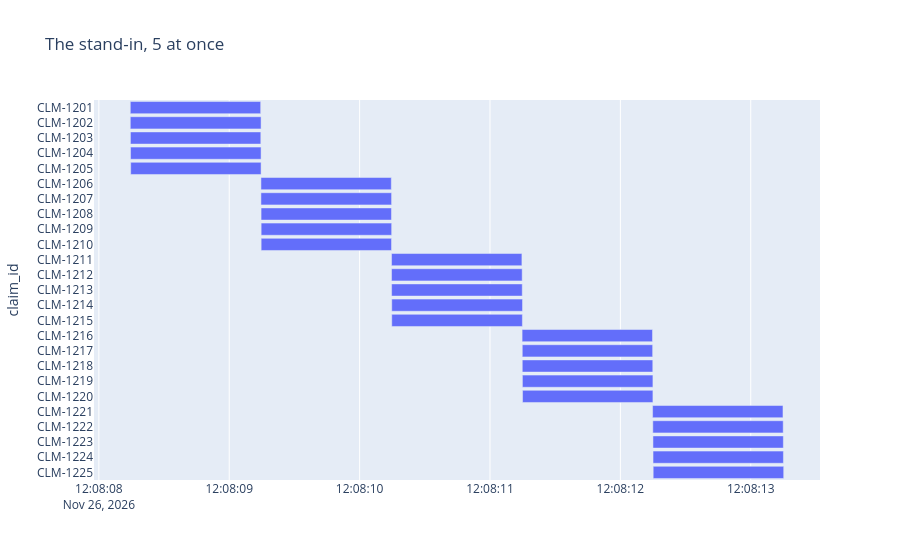

The cell this chart's notebook holds for it:
### Markdown cell above
There are never more than N claims running at once. Here's the run with 5 at once. Each bar is a claim, from when it started to when it finished.

### Code cell
def show_timeline(results, title):
    """Draw each claim as a bar from when it started to when it finished."""
    fig = px.timeline(pd.DataFrame(results), x_start="started", x_end="finished", y="claim_id", title=title)
    fig.update_yaxes(autorange="reversed")
    fig.show()


result = dispatcher.invoke({}, {"max_concurrency": 5})
show_timeline(result["results"], "The stand-in, 5 at once")

### Figure 1 — Plotly figure (JSON) as saved in the notebook; plotly's stock layout.template omitted (floating-point values rounded to 4 significant figures)
{"data": [{"base": ["2026-11-26T12:08:08.241225", "2026-11-26T12:08:08.241225", "2026-11-26T12:08:08.242233", "2026-11-26T12:08:08.243233", "2026-11-26T12:08:08.244303", "2026-11-26T12:08:09.243224", "2026-11-26T12:08:09.243224", "2026-11-26T12:08:09.244296", "2026-11-26T12:08:09.244867", "2026-11-26T12:08:09.244867", "2026-11-26T12:08:10.244896", "2026-11-26T12:08:10.244896", "2026-11-26T12:08:10.245488", "2026-11-26T12:08:10.246527", "2026-11-26T12:08:10.246527", "2026-11-26T12:08:11.246345", "2026-11-26T12:08:11.247627", "2026-11-26T12:08:11.247627", "2026-11-26T12:08:11.248721", "2026-11-26T12:08:11.249722", "2026-11-26T12:08:12.247238", "2026-11-26T12:08:12.248956", "2026-11-26T12:08:12.250058", "2026-11-26T12:08:12.250653", "2026-11-26T12:08:12.251745"], "hovertemplate": "started=%{base}<br>finished=%{x}<br>claim_id=%{y}<extra></extra>", "legendgroup": "", "marker": {"color": "#636efa", "pattern": {"shape": ""}}, "name": "", "orientation": "h", "showlegend": false, "textposition": "auto", "type": "bar", "x": [1000, 1003, 1000, 1001, 1000, 1000, 1002, 1000, 1001, 1000, 1000, 1002, 1002, 1003, 1002, 1000, 1000, 1001, 1001, 1000, 1000, 1000, 1000, 1000, 1001], "xaxis": "x", "y": ["CLM-1201", "CLM-1202", "CLM-1203", "CLM-1204", "CLM-1205", "CLM-1206", "CLM-1207", "CLM-1208", "CLM-1209", "CLM-1210", "CLM-1211", "CLM-1212", "CLM-1213", "CLM-1214", "CLM-1215", "CLM-1216", "CLM-1217", "CLM-1218", "CLM-1219", "CLM-1220", "CLM-1221", "CLM-1222", "CLM-1223", "CLM-1224", "CLM-1225"], "yaxis": "y"}], "layout": {"barmode": "overlay", "legend": {"tracegroupgap": 0}, "title": {"text": "The stand-in, 5 at once"}, "xaxis": {"anchor": "y", "domain": [0.0, 1.0], "type": "date"}, "yaxis": {"anchor": "x", "autorange": "reversed", "domain": [0.0, 1.0], "title": {"text": "claim_id"}}}}
